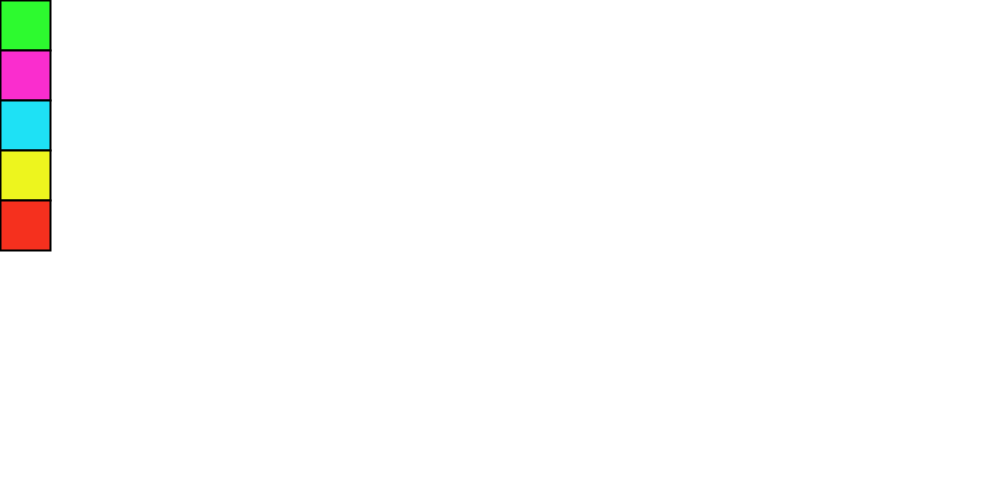
Frame 1 (no input)
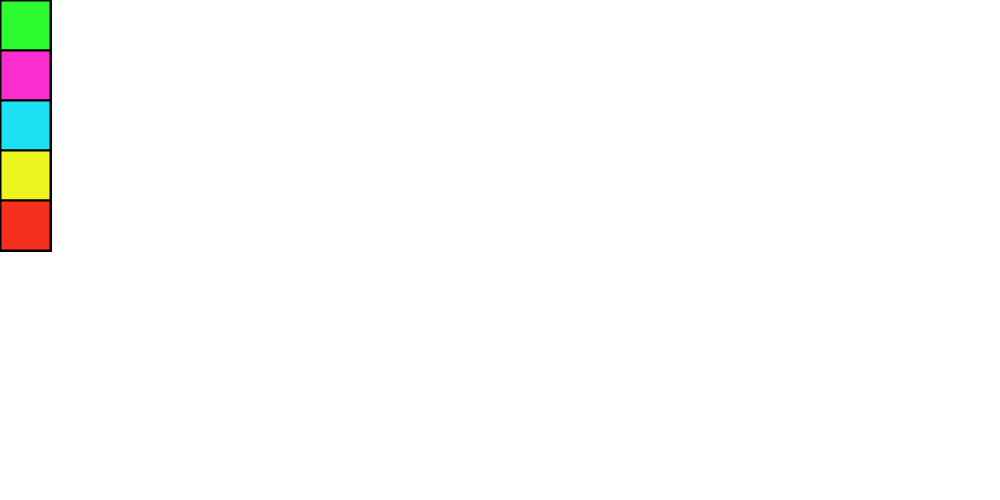
Frame 60 (the mouse pressed at the canvas centre just before this capture)
Frame 120 (the mouse held since frame 60 and released just before this capture): identical to frame 60, image omitted

The Processing sketch that drew these frames (run headless with seeded random() and noise(); from frame 60 on, the mouse is pressed at the canvas centre):

// Processing sketch: processing_169486
// ── processing_169486.pde

boolean lapiz=true;
boolean goma=true;
boolean circ=true;
boolean fondo=true;
boolean linea=true;
int z=50;
int x=10;
int y=10;
int u=10;
int t=10;
float r,g,b;

void setup(){
size(1000,500);
background(255);
smooth();}

void draw(){
  stroke(0);
  strokeWeight(2);
  fill(#2DFA2F);
  rect(0,0,50,50);
  fill(#FA2DCE);
  rect(0,50,50,50);
  fill(#1EE1F5);
  rect(0,100,50,50);
  fill(#EDF51E);
  rect(0,150,50,50);
  fill(#F5301E);
  rect(0,200,50,50);
 
  if(lapiz==false){
    if(mousePressed){
      strokeWeight(1);
   line(pmouseX,pmouseY,mouseX,mouseY);}
      if(keyPressed){
        if(key=='e'){
          r=random(255);
          g=random(255);
          b=random(255);
          stroke(r,g,b);
          line(pmouseX,pmouseY,mouseX,mouseY);}}}
 
  if(goma==false){
    if(mousePressed){
      noStroke();
      fill(255);
      rect(mouseX,mouseY,z,z);}
      if(keyPressed){
        if(key=='a'){
          rect(mouseX,mouseY,z,z);
          z=z+10;}}}
  
  if(circ==false){
     if(mousePressed){
       r=random(255);
       g=random(255);
       b=random(255);
       noStroke();
       fill(r,g,b);
       ellipse(mouseX,mouseY,x,x);
        if(keyPressed){
          if(key=='c'){
            ellipse(mouseX,mouseY,x,x);
            x=x+5;}}
        if(keyPressed){
        if(key=='d'){
          ellipse(mouseX,mouseY,x,x);
            x=x-5;}}}}
            
  if(fondo==false){
    if(mousePressed){
      r=random(255);
      g=random(255);
      b=random(255);
      background(r,g,b);}}
  
  if(linea==false){
    if(mousePressed){
      stroke(0);
      fill(175);
      line(mouseX,mouseY,500,250);}
      if(keyPressed){
        if(key=='f'){
          r=random(255);
          g=random(255);
          b=random(255);
          stroke(r,g,b);
          line(mouseX,mouseY,500,250);}}
}}
   
void mousePressed(){
  if(mouseX<50 && mouseY<50){
    lapiz=!lapiz;}
  if(mouseX<50 && mouseY>50 && mouseY<100){
    goma=!goma;}
  if(mouseX<50 && mouseY>100 && mouseY<150){
    circ=!circ;}
  if(mouseX<50 && mouseY>150 && mouseY<200){
    fondo=!fondo;}
  if(mouseX<50 && mouseY>200 && mouseY<250){
    linea=!linea;}
 

}
